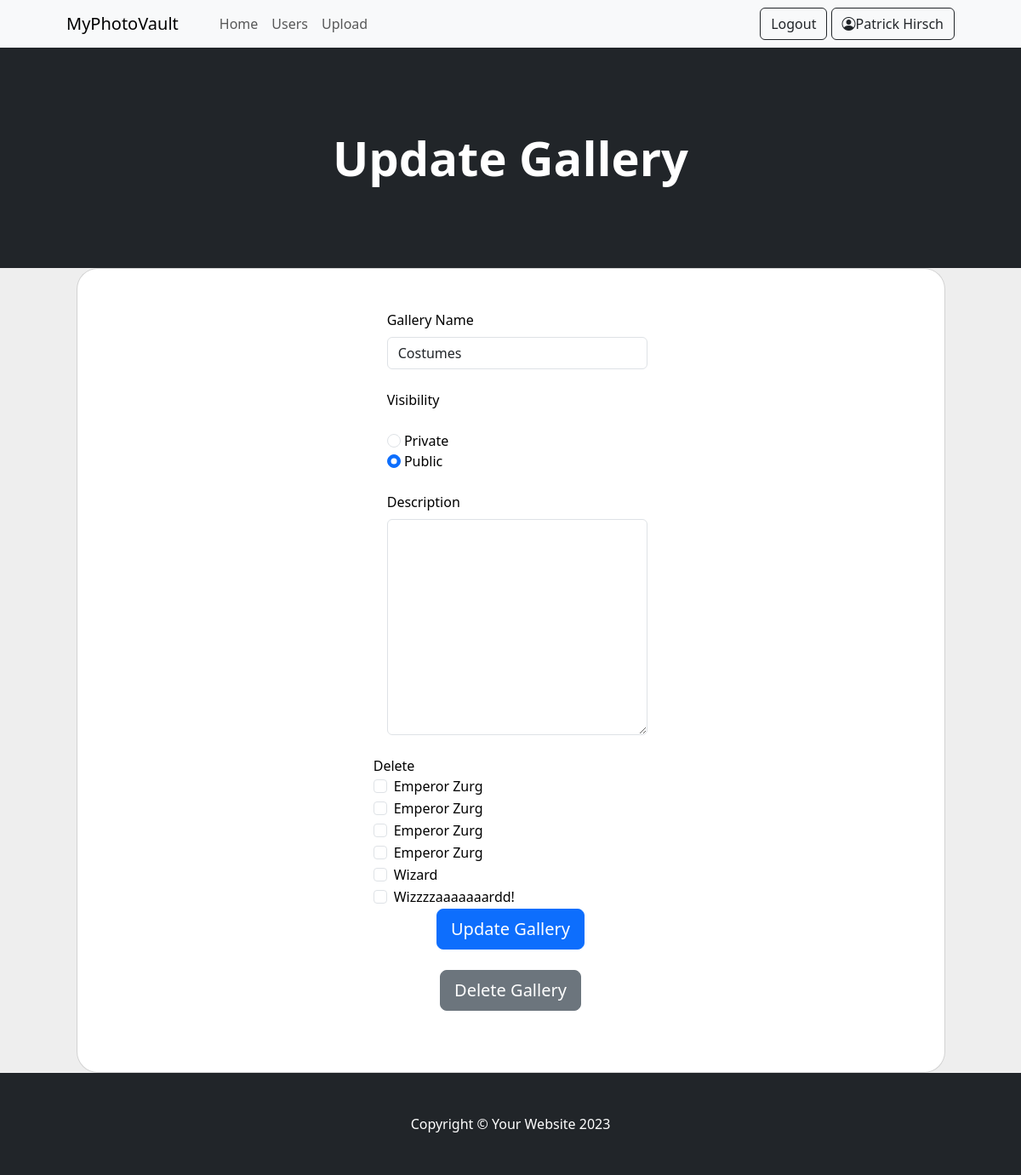
Page /editGallery.php?id=8 (signed in) on the committed database.
### tables this page shows
CREATE TABLE `galleries` (
  `ID` int(10) UNSIGNED NOT NULL,
  `owner_ID` int(10) UNSIGNED NOT NULL,
  `time_stamp` datetime NOT NULL DEFAULT current_timestamp(),
  `visibility` tinyint(4) NOT NULL,
  `name` varchar(64) NOT NULL,
  `description` varchar(280) DEFAULT NULL
);

CREATE TABLE `img_in_gal` (
  `image_ID` int(10) UNSIGNED NOT NULL,
  `gallery_ID` int(10) UNSIGNED NOT NULL
);

CREATE TABLE `images` (
  `ID` int(10) UNSIGNED NOT NULL,
  `owner_ID` int(10) UNSIGNED NOT NULL,
  `filename` varchar(64) NOT NULL,
  `name` varchar(64) NOT NULL,
  `timestamp` datetime NOT NULL DEFAULT current_timestamp(),
  `url` varchar(100) DEFAULT NULL
);

### lib/functions.php (called while the page is built, shortened)
<?php
function getGallery($pdo,$galID)
{	$stmt=$pdo->prepare('SELECT * FROM galleries WHERE id=?');
	$stmt->execute([$galID]);
	$ret=$stmt->fetch();
	return $ret;
}
?>

### editGallery.php (the view, shortened to what this page needs)
<?php
require_once 'header.php';
require_once 'lib/functions.php';
require_once 'db/db.php';
$errors = [];
$gallery = getGallery($pdo, $_GET['id']);
$stmt=$pdo->prepare('
        SELECT *
         FROM img_in_gal
         INNER JOIN images ON images.ID = img_in_gal.image_ID
         WHERE gallery_ID=?;
     ');
$stmt->execute([$_GET['id']]);
$images = $stmt->fetchAll();
?>
<?= echoHeader('Update Gallery') ?>
<head>
    <link href="https://cdn.jsdelivr.net/npm/bootstrap@5.3.2/dist/css/bootstrap.min.css" rel="stylesheet">
  </head>
<body>
<section style="background-color: #eee;">
    <div class="container h-100">
        <div class="row d-flex justify-content-center align-items-center h-100">
            <div class="col-lg-12 col-xl-11">
                <div class="card text-black" style="border-radius: 25px;">
                    <div class="card-body p-md-5">
                        <div class="row justify-content-center">
                            <div class="col-md-10 col-lg-6 col-xl-5 order-2 order-lg-1">
                  <?php
                              $action = $_POST['action'] ?? '';
                              if ($action === 'delete') {
                                if (count($errors) === 0) {
                                  echo 'Gallery deleted Successfully';
                                }
                              } else {
                                  echo '<form name="signUpForm" class="mx-1 mx-md-4" method="POST" action="' . htmlspecialchars($_SERVER['PHP_SELF']) . '?id=' . $_GET['id'] . '">
                                      <div class=" d-flex flex-row align-items-center mb-4">
                                          <div class="form-outline flex-fill mb-0">
                                              <label class="form-label" for="nameInput">Gallery Name</label>
                                              <input type="text" id="nameInput" name="galleryName" class="form-control" value="' . htmlspecialchars($gallery['name']) . '" required/>
                                          </div>
                                      </div>
                                      <div class="d-flex flex-row align-items-center mb-4">
                                          <div class="form-outline flex-fill mb-0">
                                              <div>Visibility</div><br>
                                              <input type="radio" id="private" name="visibility" value="private" class="form-check-input" ' . ($gallery['visibility'] == '0' ? 'checked' : '') . '/>
                                              <label class="form-check-label" for="visibility">Private</label>
                                              <br>
                                              <input type="radio" id="public" name="visibility" value="public" class="form-check-input" ' . ($gallery['visibility'] == '1' ? 'checked' : '') . '/>
                                              <label class="form-check-label" for="visibility" >Public</label>
                                          </div>
                                      </div>
                                      <div class="d-flex flex-row align-items-center mb-4">
                                          <div class="form-outline flex-fill mb-0">
                                              <label class="form-label" for="description">Description</label>
                                              <textarea class="form-control" name="description" id="description" cols="30" rows="10">' . htmlspecialchars($gallery['description']) . '</textarea>
                                          </div>
                                      </div>
                                      <div>Delete</div>
                                      ';
                                  foreach ($images as $key => $image) {
                                      echo '
                                          <div class="form-check">
                                            <input
                                            class="form-check-input"
                                            type="checkbox"
                                            name="images[]"
                                            value="'.$image['image_ID'].'"
                                            id="'.$key.'"
                                            >
                                          <label class="form-check-label" for="'.$key.'">
                                            '. $image['name'] .'
                                          </label>
                                        </div>
                                            ';
                                  }
                                echo  '<div class="d-flex justify-content-center mx-4 mb-3 mb-lg-4">
                                          <button type="submit" id="update" name="action" value="update" class="btn btn-primary btn-lg">Update Gallery</button>
                                      </div>
                                      <div class="d-flex justify-content-center mx-4 mb-3 mb-lg-4">
                                          <button type="submit" id="delete" value="delete" name="action" class="btn btn-secondary btn-lg">Delete Gallery</button>
                                      </div>
                                  </form>';
                                }
                                ?>
                            </div>
                        </div>
                    </div>
                </div>
            </div>
        </div>
    </div>
</section>
</body>
<?= echoFooter() ?>

### rows in the picture
galleries: galleryName "Costumes", visibility "☑"
img_in_gal: image_ID.name "Emperor Zurg"
img_in_gal: image_ID.name "Emperor Zurg"
img_in_gal: image_ID.name "Emperor Zurg"
img_in_gal: image_ID.name "Emperor Zurg"
img_in_gal: image_ID.name "Wizard"
img_in_gal: image_ID.name "Wizzzzaaaaaaardd!"

### other values in the picture
$ret "Patrick Hirsch"
$title "Update Gallery"
